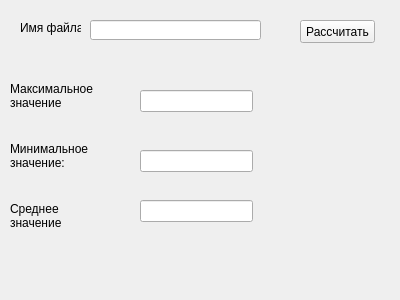
<?xml version="1.0" encoding="UTF-8"?>
<ui version="4.0">
 <class>Form</class>
 <widget class="QWidget" name="Form">
  <property name="geometry">
   <rect>
    <x>0</x>
    <y>0</y>
    <width>400</width>
    <height>300</height>
   </rect>
  </property>
  <property name="windowTitle">
   <string>Файловая статистика</string>
  </property>
  <widget class="QLineEdit" name="filenameEdit">
   <property name="geometry">
    <rect>
     <x>90</x>
     <y>20</y>
     <width>171</width>
     <height>20</height>
    </rect>
   </property>
  </widget>
  <widget class="QPushButton" name="button">
   <property name="geometry">
    <rect>
     <x>300</x>
     <y>20</y>
     <width>75</width>
     <height>23</height>
    </rect>
   </property>
   <property name="text">
    <string>Рассчитать</string>
   </property>
  </widget>
  <widget class="QLabel" name="label">
   <property name="geometry">
    <rect>
     <x>20</x>
     <y>20</y>
     <width>61</width>
     <height>16</height>
    </rect>
   </property>
   <property name="text">
    <string>Имя файла</string>
   </property>
  </widget>
  <widget class="QLabel" name="label_2">
   <property name="enabled">
    <bool>true</bool>
   </property>
   <property name="geometry">
    <rect>
     <x>10</x>
     <y>80</y>
     <width>86</width>
     <height>32</height>
    </rect>
   </property>
   <property name="sizePolicy">
    <sizepolicy hsizetype="Expanding" vsizetype="Expanding">
     <horstretch>0</horstretch>
     <verstretch>0</verstretch>
    </sizepolicy>
   </property>
   <property name="focusPolicy">
    <enum>Qt::WheelFocus</enum>
   </property>
   <property name="text">
    <string>&lt;html&gt;&lt;head/&gt;&lt;body&gt;&lt;p&gt;Максимальное&lt;br&gt;значение&lt;/p&gt;&lt;/body&gt;&lt;/html&gt;</string>
   </property>
  </widget>
  <widget class="QLabel" name="label_3">
   <property name="geometry">
    <rect>
     <x>10</x>
     <y>140</y>
     <width>81</width>
     <height>32</height>
    </rect>
   </property>
   <property name="text">
    <string>&lt;html&gt;&lt;head/&gt;&lt;body&gt;&lt;p&gt;Минимальное&lt;br&gt;значение:&lt;/p&gt;&lt;/body&gt;&lt;/html&gt;</string>
   </property>
   <property name="indent">
    <number>-1</number>
   </property>
  </widget>
  <widget class="QLabel" name="label_4">
   <property name="geometry">
    <rect>
     <x>10</x>
     <y>200</y>
     <width>55</width>
     <height>32</height>
    </rect>
   </property>
   <property name="text">
    <string>&lt;html&gt;&lt;head/&gt;&lt;body&gt;&lt;p&gt;Среднее&lt;br/&gt; значение&lt;/p&gt;&lt;/body&gt;&lt;/html&gt;</string>
   </property>
  </widget>
  <widget class="QLineEdit" name="maxEdit">
   <property name="geometry">
    <rect>
     <x>140</x>
     <y>90</y>
     <width>113</width>
     <height>22</height>
    </rect>
   </property>
   <property name="readOnly">
    <bool>true</bool>
   </property>
  </widget>
  <widget class="QLineEdit" name="minEdit">
   <property name="geometry">
    <rect>
     <x>140</x>
     <y>150</y>
     <width>113</width>
     <height>22</height>
    </rect>
   </property>
   <property name="readOnly">
    <bool>true</bool>
   </property>
  </widget>
  <widget class="QLineEdit" name="avgEdit">
   <property name="geometry">
    <rect>
     <x>140</x>
     <y>200</y>
     <width>113</width>
     <height>22</height>
    </rect>
   </property>
   <property name="readOnly">
    <bool>true</bool>
   </property>
  </widget>
 </widget>
 <resources/>
 <connections/>
</ui>
